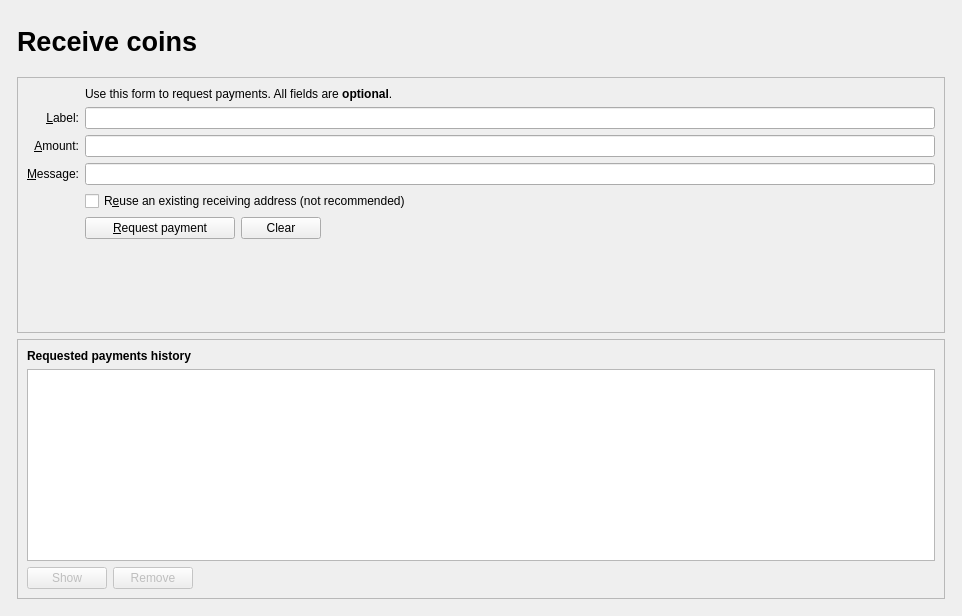
<?xml version="1.0" encoding="UTF-8"?>
<ui version="4.0">
 <class>ReceiveCoinsDialog</class>
 <widget class="QWidget" name="ReceiveCoinsDialog">
  <property name="geometry">
   <rect>
    <x>0</x>
    <y>0</y>
    <width>962</width>
    <height>616</height>
   </rect>
  </property>
   <property name="windowTitle">
   <string>Receive Coins</string>
  </property>
  <layout class="QVBoxLayout" name="verticalLayout" stretch="0">
   <item>
    <layout class="QVBoxLayout" name="verticalLayout_Master" stretch="0,1">
     <property name="spacing">
      <number>0</number>
     </property>
     <item>
      <widget class="QFrame" name="frame_Header">
       <layout class="QVBoxLayout" name="verticalLayout_8">
        <property name="leftMargin">
         <number>0</number>
        </property>
        <property name="topMargin">
         <number>0</number>
        </property>
        <property name="rightMargin">
         <number>0</number>
        </property>
        <property name="bottomMargin">
         <number>0</number>
        </property>
        <item>
         <layout class="QHBoxLayout" name="horizontalLayout_Header" stretch="1,0">
          <item>
           <spacer name="horizontalSpacer_3">
            <property name="orientation">
             <enum>Qt::Horizontal</enum>
            </property>
            <property name="sizeHint" stdset="0">
             <size>
              <width>40</width>
              <height>20</height>
             </size>
            </property>
           </spacer>
          </item>
		  <item>
           <widget class="QLabel" name="labelOverviewHeaderLeft">
            <property name="minimumSize">
             <size>
              <width>464</width>
              <height>60</height>
             </size>
            </property>
            <property name="maximumSize">
             <size>
              <width>16777215</width>
              <height>60</height>
             </size>
            </property>
            <property name="font">
             <font>
              <pointsize>20</pointsize>
              <weight>75</weight>
              <bold>true</bold>
             </font>
            </property>
            <property name="text">
             <string>Receive coins</string>
            </property>
            <property name="alignment">
             <set>Qt::AlignLeading|Qt::AlignLeft|Qt::AlignVCenter</set>
            </property>
           </widget>
          </item>
          <item>
           <widget class="QLabel" name="labelOverviewHeaderRight">
            <property name="minimumSize">
             <size>
              <width>464</width>
              <height>60</height>
             </size>
            </property>
            <property name="maximumSize">
             <size>
              <width>16777215</width>
              <height>60</height>
             </size>
            </property>
            <property name="alignment">
             <set>Qt::AlignRight|Qt::AlignTrailing|Qt::AlignVCenter</set>
            </property>
           </widget>
          </item>
         </layout>
        </item>
       </layout>
      </widget>
     </item>
     <item>
      <widget class="QFrame" name="frame_BG">
       <layout class="QVBoxLayout" name="verticalLayout_5">
        <property name="leftMargin">
         <number>6</number>
        </property>
        <property name="topMargin">
         <number>6</number>
        </property>
        <property name="rightMargin">
         <number>6</number>
        </property>
        <property name="bottomMargin">
         <number>6</number>
        </property>
        <item>
         <widget class="QFrame" name="frame2">
          <property name="sizePolicy">
           <sizepolicy hsizetype="Preferred" vsizetype="Expanding">
            <horstretch>0</horstretch>
            <verstretch>0</verstretch>
           </sizepolicy>
          </property>
          <property name="frameShape">
           <enum>QFrame::StyledPanel</enum>
          </property>
          <property name="frameShadow">
           <enum>QFrame::Sunken</enum>
          </property>
          <layout class="QVBoxLayout" name="verticalLayout_3">
           <item>
            <layout class="QGridLayout" name="gridLayout">
             <item row="7" column="2">
              <widget class="QCheckBox" name="reuseAddress">
               <property name="toolTip">
                <string>Reuse one of the previously used receiving addresses.&lt;br&gt;Reusing addresses has security and privacy issues.&lt;br&gt;Do not use this unless re-generating a payment request made before.</string>
               </property>
               <property name="text">
                <string>R&amp;euse an existing receiving address (not recommended)</string>
               </property>
              </widget>
             </item>
             <item row="7" column="0">
              <widget class="QLabel" name="label_4">
               <property name="text">
                <string/>
               </property>
              </widget>
             </item>
             <item row="6" column="0">
              <widget class="QLabel" name="label_3">
               <property name="toolTip">
                <string>An optional message to attach to the payment request, which will be displayed when the request is opened. Note: The message will not be sent with the payment over the Cmd network.</string>
               </property>
               <property name="text">
                <string>&amp;Message:</string>
               </property>
               <property name="alignment">
                <set>Qt::AlignRight|Qt::AlignTrailing|Qt::AlignVCenter</set>
               </property>
               <property name="buddy">
                <cstring>reqMessage</cstring>
               </property>
              </widget>
             </item>
             <item row="4" column="2">
              <widget class="QLineEdit" name="reqLabel">
               <property name="toolTip">
                <string>An optional label to associate with the new receiving address.</string>
               </property>
              </widget>
             </item>
             <item row="6" column="2">
              <widget class="QLineEdit" name="reqMessage">
               <property name="toolTip">
                <string>An optional message to attach to the payment request, which will be displayed when the request is opened.&lt;br&gt;Note: The message will not be sent with the payment over the Cmd network.</string>
               </property>
              </widget>
             </item>
             <item row="2" column="2">
              <widget class="QLabel" name="label_5">
               <property name="text">
                <string>Use this form to request payments. All fields are &lt;b&gt;optional&lt;/b&gt;.</string>
               </property>
              </widget>
             </item>
             <item row="4" column="0">
              <widget class="QLabel" name="label_2">
               <property name="toolTip">
                <string>An optional label to associate with the new receiving address.</string>
               </property>
               <property name="text">
                <string>&amp;Label:</string>
               </property>
               <property name="alignment">
                <set>Qt::AlignRight|Qt::AlignTrailing|Qt::AlignVCenter</set>
               </property>
               <property name="buddy">
                <cstring>reqLabel</cstring>
               </property>
              </widget>
             </item>
             <item row="5" column="0">
              <widget class="QLabel" name="label">
               <property name="toolTip">
                <string>An optional amount to request. Leave this empty or zero to not request a specific amount.</string>
               </property>
               <property name="text">
                <string>&amp;Amount:</string>
               </property>
               <property name="alignment">
                <set>Qt::AlignRight|Qt::AlignTrailing|Qt::AlignVCenter</set>
               </property>
               <property name="buddy">
                <cstring>reqAmount</cstring>
               </property>
              </widget>
             </item>
             <item row="5" column="2">
              <widget class="BitcoinAmountField" name="reqAmount">
               <property name="minimumSize">
                <size>
                 <width>80</width>
                 <height>0</height>
                </size>
               </property>
               <property name="toolTip">
                <string>An optional amount to request. Leave this empty or zero to not request a specific amount.</string>
               </property>
              </widget>
             </item>
             <item row="8" column="0">
              <widget class="QLabel" name="label_7">
               <property name="text">
                <string/>
               </property>
              </widget>
             </item>
             <item row="8" column="2">
              <layout class="QHBoxLayout" name="horizontalLayout">
               <item>
                <widget class="QPushButton" name="receiveButton">
                 <property name="minimumSize">
                  <size>
                   <width>150</width>
                   <height>0</height>
                  </size>
                 </property>
                 <property name="text">
                  <string>&amp;Request payment</string>
                 </property>
                 <property name="icon">
                  <iconset resource="../cmd.qrc">
                   <normaloff>:/icons/receiving_addresses</normaloff>:/icons/receiving_addresses</iconset>
                 </property>
                </widget>
               </item>
               <item>
                <widget class="QPushButton" name="clearButton">
                 <property name="sizePolicy">
                  <sizepolicy hsizetype="Minimum" vsizetype="Fixed">
                   <horstretch>0</horstretch>
                   <verstretch>0</verstretch>
                  </sizepolicy>
                 </property>
                 <property name="toolTip">
                  <string>Clear all fields of the form.</string>
                 </property>
                 <property name="text">
                  <string>Clear</string>
                 </property>
                 <property name="icon">
                  <iconset resource="../cmd.qrc">
                   <normaloff>:/icons/remove</normaloff>:/icons/remove</iconset>
                 </property>
                 <property name="autoDefault">
                  <bool>false</bool>
                 </property>
                </widget>
               </item>
               <item>
                <spacer name="horizontalSpacer">
                 <property name="orientation">
                  <enum>Qt::Horizontal</enum>
                 </property>
                 <property name="sizeHint" stdset="0">
                  <size>
                   <width>40</width>
                   <height>20</height>
                  </size>
                 </property>
                </spacer>
               </item>
              </layout>
             </item>
             <item row="9" column="2">
              <spacer name="verticalSpacer">
               <property name="orientation">
                <enum>Qt::Vertical</enum>
               </property>
               <property name="sizeHint" stdset="0">
                <size>
                 <width>20</width>
                 <height>40</height>
                </size>
               </property>
              </spacer>
             </item>
            </layout>
           </item>
          </layout>
         </widget>
        </item>
        <item>
         <widget class="QFrame" name="frame">
          <property name="sizePolicy">
           <sizepolicy hsizetype="Preferred" vsizetype="Expanding">
            <horstretch>0</horstretch>
            <verstretch>0</verstretch>
           </sizepolicy>
          </property>
          <property name="frameShape">
           <enum>QFrame::StyledPanel</enum>
          </property>
          <property name="frameShadow">
           <enum>QFrame::Raised</enum>
          </property>
          <layout class="QVBoxLayout" name="verticalLayout_2">
           <item>
            <widget class="QLabel" name="label_6">
             <property name="font">
              <font>
               <weight>75</weight>
               <bold>true</bold>
              </font>
             </property>
             <property name="text">
              <string>Requested payments history</string>
             </property>
            </widget>
           </item>
           <item>
            <widget class="QTableView" name="recentRequestsView">
             <property name="palette">
              <palette>
               <active>
                <colorrole role="Text">
                 <brush brushstyle="SolidPattern">
                  <color alpha="255">
                   <red>51</red>
                   <green>51</green>
                   <blue>51</blue>
                  </color>
                 </brush>
                </colorrole>
               </active>
               <inactive>
                <colorrole role="Text">
                 <brush brushstyle="SolidPattern">
                  <color alpha="255">
                   <red>51</red>
                   <green>51</green>
                   <blue>51</blue>
                  </color>
                 </brush>
                </colorrole>
               </inactive>
               <disabled>
                <colorrole role="Text">
                 <brush brushstyle="SolidPattern">
                  <color alpha="255">
                   <red>85</red>
                   <green>85</green>
                   <blue>85</blue>
                  </color>
                 </brush>
                </colorrole>
               </disabled>
              </palette>
             </property>
             <property name="contextMenuPolicy">
              <enum>Qt::CustomContextMenu</enum>
             </property>
             <property name="tabKeyNavigation">
              <bool>false</bool>
             </property>
             <property name="sortingEnabled">
              <bool>true</bool>
             </property>
            </widget>
           </item>
           <item>
            <layout class="QHBoxLayout" name="horizontalLayout_2">
             <item>
              <widget class="QPushButton" name="showRequestButton">
               <property name="enabled">
                <bool>false</bool>
               </property>
               <property name="toolTip">
                <string>Show the selected request (does the same as double clicking an entry)</string>
               </property>
               <property name="text">
                <string>Show</string>
               </property>
               <property name="icon">
                <iconset resource="../cmd.qrc">
                 <normaloff>:/icons/edit</normaloff>:/icons/edit</iconset>
               </property>
               <property name="autoDefault">
                <bool>false</bool>
               </property>
              </widget>
             </item>
             <item>
              <widget class="QPushButton" name="removeRequestButton">
               <property name="enabled">
                <bool>false</bool>
               </property>
               <property name="toolTip">
                <string>Remove the selected entries from the list</string>
               </property>
               <property name="text">
                <string>Remove</string>
               </property>
               <property name="icon">
                <iconset resource="../cmd.qrc">
                 <normaloff>:/icons/remove</normaloff>:/icons/remove</iconset>
               </property>
               <property name="autoDefault">
                <bool>false</bool>
               </property>
              </widget>
             </item>
             <item>
              <spacer name="horizontalSpacer_2">
               <property name="orientation">
                <enum>Qt::Horizontal</enum>
               </property>
               <property name="sizeHint" stdset="0">
                <size>
                 <width>40</width>
                 <height>20</height>
                </size>
               </property>
              </spacer>
             </item>
            </layout>
           </item>
          </layout>
         </widget>
        </item>
       </layout>
      </widget>
     </item>
    </layout>
   </item>
  </layout>
 </widget>
 <customwidgets>
  <customwidget>
   <class>BitcoinAmountField</class>
   <extends>QLineEdit</extends>
   <header>bitcoinamountfield.h</header>
   <container>1</container>
  </customwidget>
 </customwidgets>
 <tabstops>
  <tabstop>reqLabel</tabstop>
  <tabstop>reqAmount</tabstop>
  <tabstop>reqMessage</tabstop>
  <tabstop>reuseAddress</tabstop>
  <tabstop>receiveButton</tabstop>
  <tabstop>clearButton</tabstop>
  <tabstop>recentRequestsView</tabstop>
  <tabstop>showRequestButton</tabstop>
  <tabstop>removeRequestButton</tabstop>
 </tabstops>
 <resources>
  <include location="../cmd.qrc"/>
 </resources>
 <connections/>
</ui>
